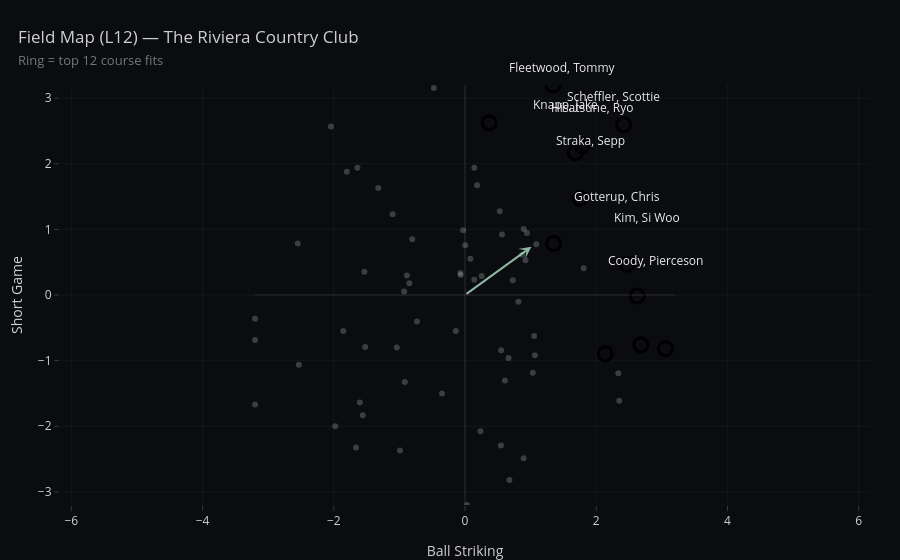

The cell this chart's notebook holds for it:
### Code cell
# =========================
# Plot (cleaner + more premium)
# =========================

# --- ranks + better hover payload ---
df = df.copy()
df["fit_rank"] = np.arange(1, len(df) + 1)
df = df.copy()
df["x_plot"] = df["ball_striking"].clip(-AX_CAP, AX_CAP)
df["y_plot"] = df["short_game"].clip(-AX_CAP, AX_CAP)

# label positioning: push labels outward by quadrant to reduce collisions
def _label_pos(x, y):
    if pd.isna(x) or pd.isna(y):
        return "top center"
    if x >= 0 and y >= 0:
        return "top right"
    if x < 0 and y >= 0:
        return "top left"
    if x < 0 and y < 0:
        return "bottom left"
    return "bottom right"

df["label_pos"] = [
    _label_pos(x, y) for x, y in zip(df["ball_striking"].values, df["short_game"].values)
]

# split groups
base = df[~df["is_ring"]].copy()
top  = df[df["is_ring"]].copy()

# build richer customdata for hover
hover_cols = [
    "player_name", "fit_rank", "fit_score",
    "ball_striking", "short_game",
    "z_OTT", "z_APP", "z_ARG", "z_PUTT",
    f"n_rounds_L{WINDOW}",
]
for c in hover_cols:
    if c not in df.columns:
        df[c] = np.nan

def _customdata(frame):
    return np.stack([frame[c].values for c in hover_cols], axis=1)

HOVER_TMPL = (
    "<b>%{customdata[0]}</b>  (#%{customdata[1]})<br><br>"
    "Fit score: <b>%{customdata[2]:.2f}</b><br>"
    "Ball Striking: %{customdata[3]:.2f}<br>"
    "Short Game: %{customdata[4]:.2f}<br><br>"
    "z_OTT: %{customdata[5]:.2f} &nbsp;&nbsp; z_APP: %{customdata[6]:.2f}<br>"
    "z_ARG: %{customdata[7]:.2f} &nbsp;&nbsp; z_PUTT: %{customdata[8]:.2f}<br>"
    f"Rounds L{WINDOW}: %{{customdata[9]}}<extra></extra>"
)

fig = go.Figure()

base = df[~df["is_ring"]].copy()
top  = df[df["is_ring"]].copy()

# Base cloud: tiny, consistent, no gradients/contours
fig.add_trace(
    go.Scatter(
        x=base["x_plot"],
        y=base["y_plot"],
        mode="markers",
        marker=dict(size=6, color="rgba(235,235,235,0.22)"),
        customdata=np.stack(
            [base["player_name"], base["fit_score"], base[f"n_rounds_L{WINDOW}"]], axis=1
        ),
        hovertemplate=(
            "<b>%{customdata[0]}</b><br>"
            "Fit: %{customdata[1]:.2f}<br>"
            f"Rounds L{WINDOW}: %{{customdata[2]}}"
            "<extra></extra>"
        ),
        showlegend=False,
    )
)

# Top fits: hollow rings (no fill), slightly larger
fig.add_trace(
    go.Scatter(
        x=top["x_plot"],
        y=top["y_plot"],
        mode="markers",
        marker=dict(
            size=14,
            symbol="circle-open",
            line=dict(width=3, color="rgba(245,245,245,0.95)"),
        ),
        customdata=np.stack(
            [top["player_name"], top["fit_score"], top[f"n_rounds_L{WINDOW}"]], axis=1
        ),
        hovertemplate=(
            "<b>%{customdata[0]}</b><br>"
            "Fit: %{customdata[1]:.2f}<br>"
            f"Rounds L{WINDOW}: %{{customdata[2]}}"
            "<extra></extra>"
        ),
        showlegend=False,
    )
)

# Crosshairs (subtle)
fig.add_shape(type="line", x0=-AX_CAP, x1=AX_CAP, y0=0, y1=0,
              line=dict(width=1, color="rgba(255,255,255,0.10)"))
fig.add_shape(type="line", x0=0, x1=0, y0=-AX_CAP, y1=AX_CAP,
              line=dict(width=1, color="rgba(255,255,255,0.10)"))

# Course arrow (muted; label removed because it clutters)
fig.add_annotation(
    x=ax2, y=ay2,
    ax=0, ay=0,
    xref="x", yref="y",
    axref="x", ayref="y",
    showarrow=True,
    arrowhead=3,
    arrowsize=1,
    arrowwidth=2,
    arrowcolor="rgba(200,255,220,0.70)",
    text="",
)

# Controlled labels using annotations (NOT scatter text)
lab = top.head(LABEL_TOP_N).copy()
lab = lab.sort_values(["y_plot", "x_plot"], ascending=[False, False]).reset_index(drop=True)

for i, r in lab.iterrows():
    x = float(r["x_plot"])
    y = float(r["y_plot"])

    # stagger labels to avoid overlap; alternate left/right nudges
    xshift = 10 if (i % 2 == 0) else -10
    yshift = 18 + i * 10

    fig.add_annotation(
        x=x, y=y,
        xref="x", yref="y",
        text=str(r["player_name"]),
        showarrow=False,
        xshift=xshift,
        yshift=yshift,
        font=dict(size=12, color="rgba(245,245,245,0.95)"),
        align="left" if xshift > 0 else "right",
    )

title = f"Field Map (L{WINDOW}) — {cw['course_name']}"
subtitle = f"Ring = top {TOP_RING_N} course fits"

fig.update_layout(
    title=dict(text=f"{title}<br><span style='font-size:13px;color:rgba(235,235,235,0.55)'>{subtitle}</span>", x=0.02),
    paper_bgcolor="rgba(10,12,16,1)",
    plot_bgcolor="rgba(10,12,16,1)",
    margin=dict(l=60, r=30, t=85, b=55),
    font=dict(color="rgba(235,235,235,0.88)", size=12),
    height=560,
    showlegend=False,
)

fig.update_xaxes(
    title_text="Ball Striking",
    range=[-AX_CAP, AX_CAP],
    zeroline=False,
    showline=False,
    gridcolor="rgba(255,255,255,0.04)",
    tickcolor="rgba(255,255,255,0.18)",
)
fig.update_yaxes(
    title_text="Short Game",
    range=[-AX_CAP, AX_CAP],
    zeroline=False,
    showline=False,
    gridcolor="rgba(255,255,255,0.04)",
    tickcolor="rgba(255,255,255,0.18)",
    scaleanchor="x",
    scaleratio=1,
)

fig.show()

### Figure 1 — Plotly figure (JSON) as saved in the notebook; plotly's stock layout.template omitted (floating-point values rounded to 4 significant figures; data arrays with more than 128 entries replaced by an {"elided": "..."} marker saying what was removed)
{"data": [{"customdata": {"elided": "60x3 mixed values"}, "hovertemplate": "<b>%{customdata[0]}</b><br>Fit: %{customdata[1]:.2f}<br>Rounds L12: %{customdata[2]}<extra></extra>", "marker": {"color": "rgba(235,235,235,0.22)", "size": 6}, "mode": "markers", "showlegend": false, "x": [0.8941, 0.1424, 1.088, 0.8699, 2.351, 0.9442, 1.807, 0.1849, 0.529, 2.337, 0.9223, 0.003616, 1.053, 0.7283, 0.5633, -0.4744, 0.814, 1.065, 0.08167, 0.2545, -0.06641, 0.1416, -0.0287, 1.033, -0.8035, 0.6639, 0.5506, -0.06923, -2.043, -1.321, -0.1409, 0.6091, -1.802, -0.9269, -1.104, -1.639, -0.8486, 0.5472, 0.8929, -1.533, -0.7313, -0.8847, 0.6772, 0.2355, 0.03119, -0.9176, -0.3499, -1.039, -1.521, -2.548, -1.558, -1.856, -2.531, -1.603, -1.978, -0.991, -3.2, -1.661, -3.2, -3.2], "y": [1.005, 1.94, 0.7749, 0.6145, -1.612, 0.9438, 0.4073, 1.672, 1.275, -1.194, 0.5282, 0.758, -0.6249, 0.2255, 0.9222, 3.155, -0.1029, -0.9167, 0.5523, 0.2889, 0.3033, 0.2338, 0.9874, -1.184, 0.8494, -0.9617, -0.8412, 0.335, 2.568, 1.629, -0.5495, -1.304, 1.88, 0.05476, 1.229, 1.938, 0.1809, -2.294, -2.489, 0.3557, -0.4044, 0.2962, -2.817, -2.076, -3.2, -1.324, -1.499, -0.8017, -0.7917, 0.7839, -1.831, -0.5492, -1.062, -1.638, -1.999, -2.371, -0.3628, -2.324, -0.685, -1.669], "type": "scatter"}, {"customdata": [["Scheffler, Scottie", 4.54, 12.0], ["Hisatsune, Ryo", 3.496, 12.0], ["Knapp, Jake", 3.411, 12.0], ["Fleetwood, Tommy", 3.318, 12.0], ["Coody, Pierceson", 2.774, 12.0], ["Gotterup, Chris", 2.664, 12.0], ["Straka, Sepp", 2.66, 12.0], ["Kim, Si Woo", 2.236, 12.0], ["Day, Jason", 2.161, 12.0], ["English, Harris", 2.015, 12.0], ["Fitzpatrick, Matt", 1.889, 12.0], ["Lowry, Shane", 1.841, 12.0]], "hovertemplate": "<b>%{customdata[0]}</b><br>Fit: %{customdata[1]:.2f}<br>Rounds L12: %{customdata[2]}<extra></extra>", "marker": {"line": {"color": "rgba(245,245,245,0.95)", "width": 3}, "size": 14, "symbol": "circle-open"}, "mode": "markers", "showlegend": false, "x": [2.417, 1.779, 1.68, 1.339, 3.054, 2.471, 1.754, 2.626, 0.3683, 2.136, 2.679, 1.351], "y": [2.593, 2.273, 2.169, 3.2, -0.818, 0.47, 1.472, -0.01508, 2.625, -0.8948, -0.761, 0.7832], "type": "scatter"}], "layout": {"shapes": [{"line": {"color": "rgba(255,255,255,0.10)", "width": 1}, "type": "line", "x0": -3.2, "x1": 3.2, "y0": 0, "y1": 0}, {"line": {"color": "rgba(255,255,255,0.10)", "width": 1}, "type": "line", "x0": 0, "x1": 0, "y0": -3.2, "y1": 3.2}], "annotations": [{"arrowcolor": "rgba(200,255,220,0.70)", "arrowhead": 3, "arrowsize": 1, "arrowwidth": 2, "ax": 0, "axref": "x", "ay": 0, "ayref": "y", "showarrow": true, "text": "", "x": 1.012, "xref": "x", "y": 0.7336, "yref": "y"}, {"align": "left", "font": {"color": "rgba(245,245,245,0.95)", "size": 12}, "showarrow": false, "text": "Fleetwood, Tommy", "x": 1.339, "xref": "x", "xshift": 10, "y": 3.2, "yref": "y", "yshift": 18}, {"align": "right", "font": {"color": "rgba(245,245,245,0.95)", "size": 12}, "showarrow": false, "text": "Scheffler, Scottie", "x": 2.417, "xref": "x", "xshift": -10, "y": 2.593, "yref": "y", "yshift": 28}, {"align": "left", "font": {"color": "rgba(245,245,245,0.95)", "size": 12}, "showarrow": false, "text": "Hisatsune, Ryo", "x": 1.779, "xref": "x", "xshift": 10, "y": 2.273, "yref": "y", "yshift": 38}, {"align": "right", "font": {"color": "rgba(245,245,245,0.95)", "size": 12}, "showarrow": false, "text": "Knapp, Jake", "x": 1.68, "xref": "x", "xshift": -10, "y": 2.169, "yref": "y", "yshift": 48}, {"align": "left", "font": {"color": "rgba(245,245,245,0.95)", "size": 12}, "showarrow": false, "text": "Straka, Sepp", "x": 1.754, "xref": "x", "xshift": 10, "y": 1.472, "yref": "y", "yshift": 58}, {"align": "right", "font": {"color": "rgba(245,245,245,0.95)", "size": 12}, "showarrow": false, "text": "Gotterup, Chris", "x": 2.471, "xref": "x", "xshift": -10, "y": 0.47, "yref": "y", "yshift": 68}, {"align": "left", "font": {"color": "rgba(245,245,245,0.95)", "size": 12}, "showarrow": false, "text": "Kim, Si Woo", "x": 2.626, "xref": "x", "xshift": 10, "y": -0.01508, "yref": "y", "yshift": 78}, {"align": "right", "font": {"color": "rgba(245,245,245,0.95)", "size": 12}, "showarrow": false, "text": "Coody, Pierceson", "x": 3.054, "xref": "x", "xshift": -10, "y": -0.818, "yref": "y", "yshift": 88}], "title": {"text": "Field Map (L12) — The Riviera Country Club<br><span style='font-size:13px;color:rgba(235,235,235,0.55)'>Ring = top 12 course fits</span>", "x": 0.02}, "margin": {"l": 60, "r": 30, "t": 85, "b": 55}, "font": {"color": "rgba(235,235,235,0.88)", "size": 12}, "paper_bgcolor": "rgba(10,12,16,1)", "plot_bgcolor": "rgba(10,12,16,1)", "height": 560, "showlegend": false, "xaxis": {"title": {"text": "Ball Striking"}, "range": [-3.2, 3.2], "zeroline": false, "showline": false, "gridcolor": "rgba(255,255,255,0.04)", "tickcolor": "rgba(255,255,255,0.18)"}, "yaxis": {"title": {"text": "Short Game"}, "range": [-3.2, 3.2], "zeroline": false, "showline": false, "gridcolor": "rgba(255,255,255,0.04)", "tickcolor": "rgba(255,255,255,0.18)", "scaleanchor": "x", "scaleratio": 1}}}
